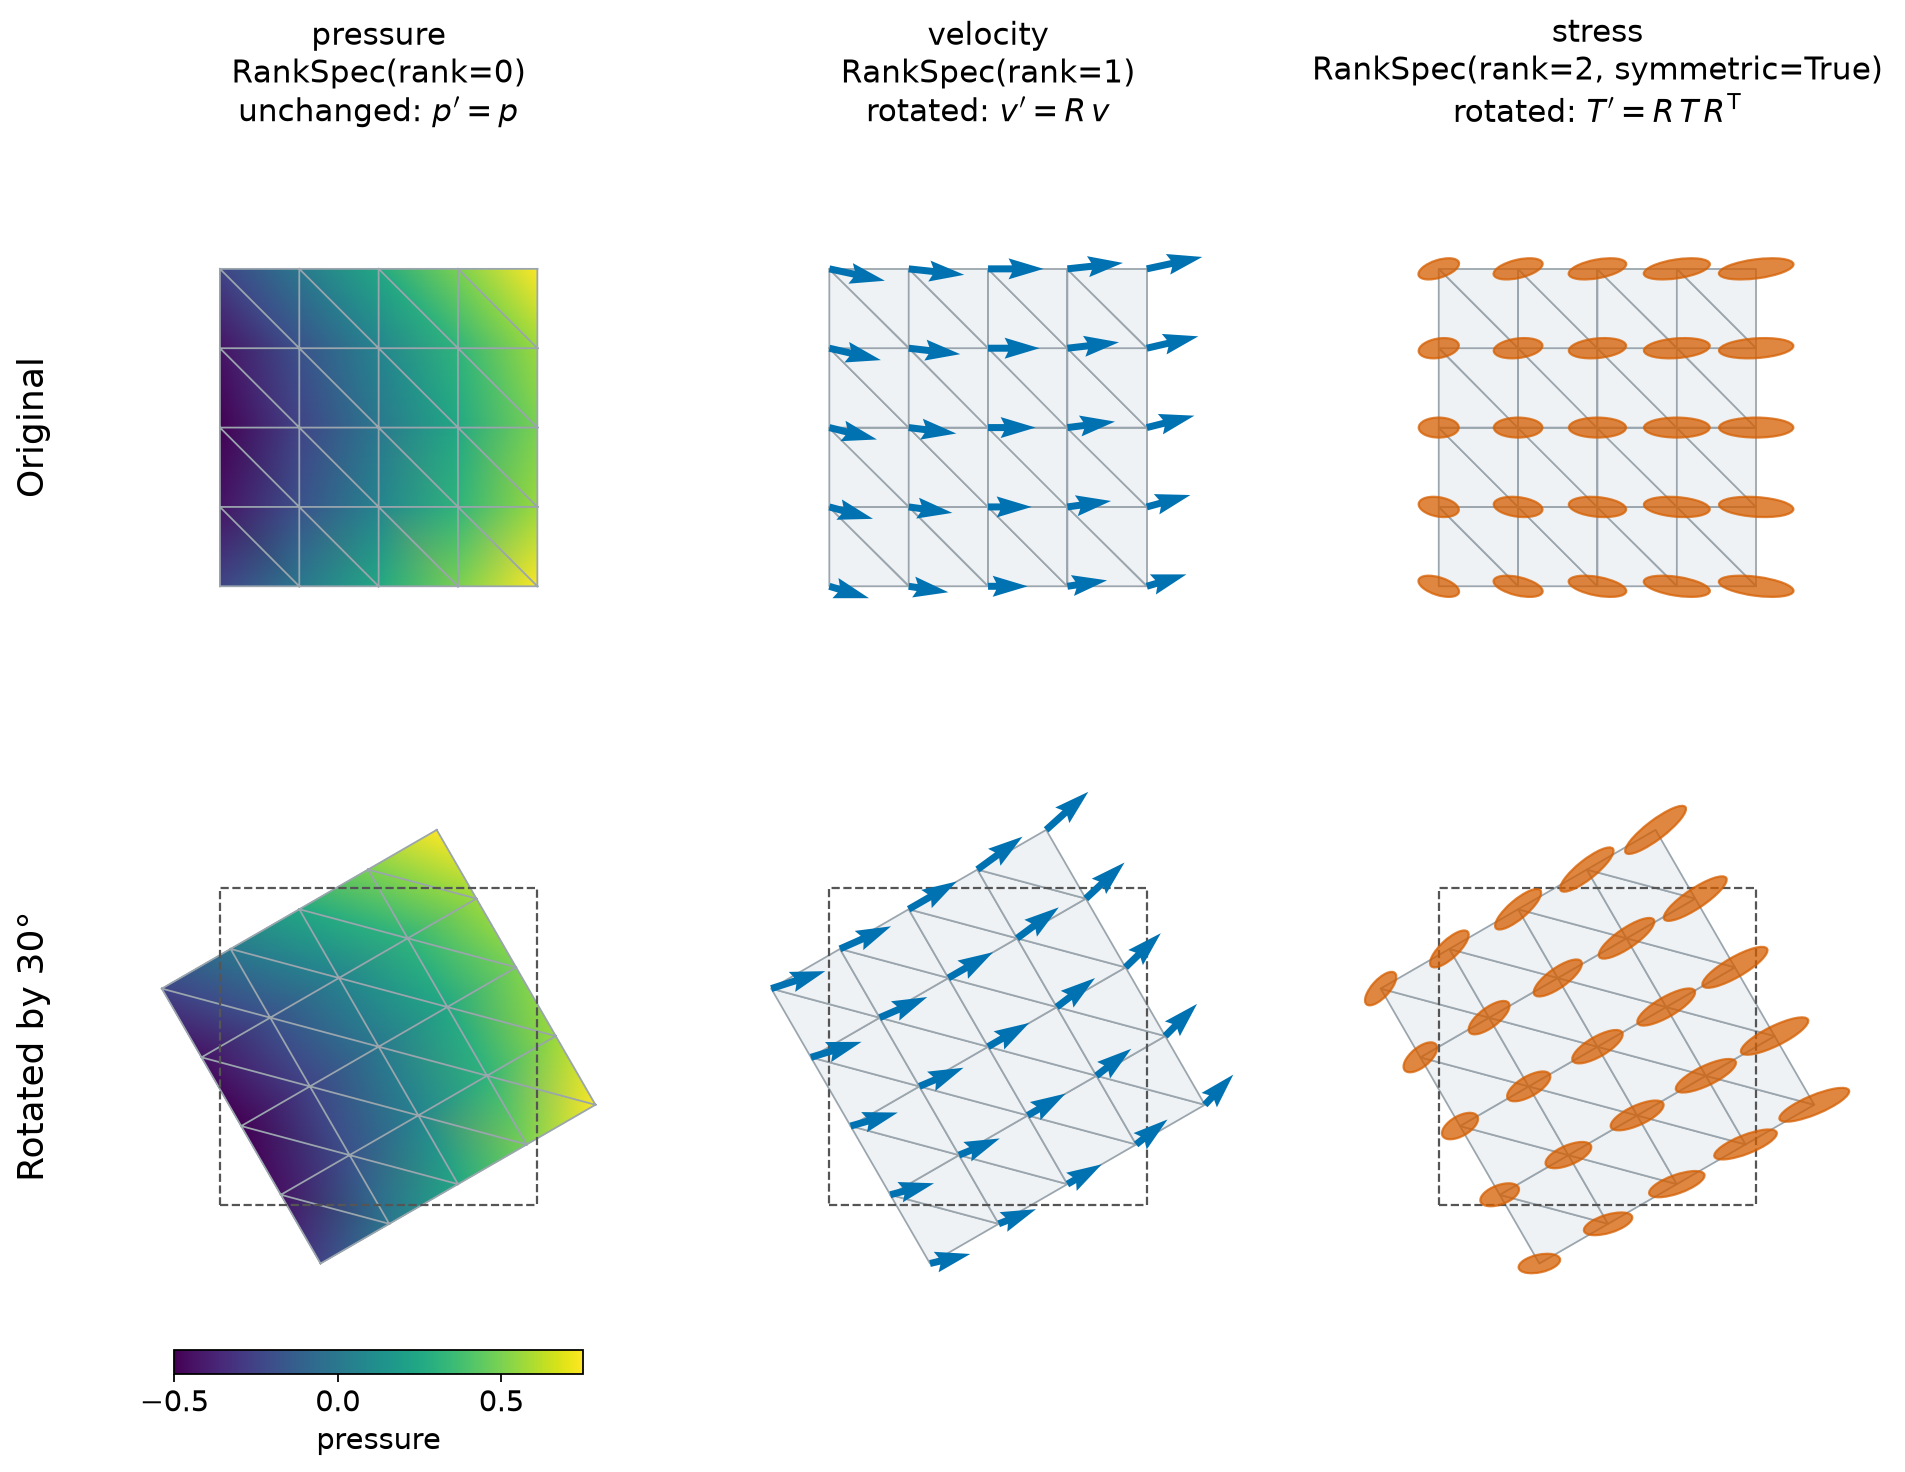

Write the Python code that produced this figure.
# SPDX-FileCopyrightText: Copyright (c) 2023 - 2026 NVIDIA CORPORATION & AFFILIATES.
# SPDX-FileCopyrightText: All rights reserved.
# SPDX-License-Identifier: Apache-2.0
#
# Licensed under the Apache License, Version 2.0 (the "License");
# you may not use this file except in compliance with the License.
# You may obtain a copy of the License at
#
# http://www.apache.org/licenses/LICENSE-2.0
#
# Unless required by applicable law or agreed to in writing, software
# distributed under the License is distributed on an "AS IS" BASIS,
# WITHOUT WARRANTIES OR CONDITIONS OF ANY KIND, either express or implied.
# See the License for the specific language governing permissions and
# limitations under the License.

"""Render scalar, vector, and rank-2 tensor fields before and after a rotation."""

import math
from pathlib import Path

import matplotlib

matplotlib.use("Agg")

import matplotlib.pyplot as plt
import torch
from matplotlib.collections import PolyCollection
from matplotlib.patches import Ellipse, Polygon
from matplotlib.tri import Triangulation

from physicsnemo.mesh.fields import FieldSchema
from physicsnemo.mesh.primitives.planar import unit_square

OUTPUT = Path(__file__).parent / "fields_rank_transforms.png"

ANGLE = math.radians(30.0)
EDGE_COLOR = "#9aa5ad"
FACE_COLOR = "#eef2f5"
VECTOR_COLOR = "#0072b2"
TENSOR_COLOR = "#d55e00"
LIMIT = 0.8
SQUARE = [[-0.5, -0.5], [0.5, -0.5], [0.5, 0.5], [-0.5, 0.5]]

plt.rcParams.update({"font.size": 13})


def _draw_mesh(axis, mesh, *, scalar=None, norm=None):
    """Draw the triangles, filled with a scalar field or a flat color."""

    points = mesh.points.numpy()
    cells = mesh.cells.numpy()
    if scalar is None:
        axis.add_collection(
            PolyCollection(
                points[cells],
                facecolors=FACE_COLOR,
                edgecolors=EDGE_COLOR,
                linewidths=0.8,
            )
        )
        return None
    triangulation = Triangulation(points[:, 0], points[:, 1], cells)
    image = axis.tripcolor(
        triangulation, scalar.numpy(), cmap="viridis", norm=norm, shading="gouraud"
    )
    axis.triplot(triangulation, color=EDGE_COLOR, linewidth=0.8)
    return image


def _draw_ellipses(axis, points, tensors, scale):
    """Draw each symmetric positive-definite tensor as an ellipse."""

    eigenvalues, eigenvectors = torch.linalg.eigh(tensors)
    for center, values, vectors in zip(points, eigenvalues, eigenvectors):
        major = vectors[:, 1]
        axis.add_patch(
            Ellipse(
                center.tolist(),
                width=2 * scale * float(values[1]),
                height=2 * scale * float(values[0]),
                angle=math.degrees(math.atan2(major[1], major[0])),
                facecolor=TENSOR_COLOR,
                edgecolor=TENSOR_COLOR,
                alpha=0.75,
                zorder=3,
            )
        )


def main():
    """Generate the documentation image."""

    mesh = unit_square.load(subdivisions=2).translate([-0.5, -0.5])
    x, y = mesh.points.unbind(dim=-1)
    mesh.point_data["pressure"] = x + y**2
    mesh.point_data["velocity"] = torch.stack([0.6 + 0.2 * y, 0.3 * x], dim=-1)
    stress = torch.zeros(mesh.n_points, 2, 2)
    stress[:, 0, 0] = 1.0 + 0.6 * x
    stress[:, 0, 1] = stress[:, 1, 0] = 0.25 * y
    stress[:, 1, 1] = 0.35
    mesh.point_data["stress"] = stress

    schema = FieldSchema.parse(
        {
            "pressure": {"rank": 0},
            "velocity": {"rank": 1},
            "stress": {"rank": 2, "symmetric": True},
        }
    )
    schema.check(mesh.point_data, label="point data")

    rotated = mesh.rotate(ANGLE, transform_point_data=True)
    schema.check(rotated.point_data, label="rotated point data")

    R = torch.tensor(
        [[math.cos(ANGLE), -math.sin(ANGLE)], [math.sin(ANGLE), math.cos(ANGLE)]]
    )
    torch.testing.assert_close(rotated.points, mesh.points @ R.T)
    torch.testing.assert_close(
        rotated.point_data["pressure"], mesh.point_data["pressure"]
    )
    torch.testing.assert_close(
        rotated.point_data["velocity"], mesh.point_data["velocity"] @ R.T
    )
    torch.testing.assert_close(rotated.point_data["stress"], R @ stress @ R.T)

    norm = plt.Normalize(
        float(mesh.point_data["pressure"].min()),
        float(mesh.point_data["pressure"].max()),
    )
    titles = (
        f"pressure  {schema['pressure']}\n" r"unchanged: $p' = p$",
        f"velocity  {schema['velocity']}\n" r"rotated: $v' = R\,v$",
        f"stress  {schema['stress']}\n" r"rotated: $T' = R\,T\,R^{\mathsf{T}}$",
    )
    rows = (("Original", mesh), ("Rotated by 30°", rotated))

    figure, axes = plt.subplots(2, 3, figsize=(13.0, 9.6))
    for row, (row_label, panel_mesh) in enumerate(rows):
        points = panel_mesh.points
        data = panel_mesh.point_data
        image = _draw_mesh(axes[row, 0], panel_mesh, scalar=data["pressure"], norm=norm)
        _draw_mesh(axes[row, 1], panel_mesh)
        axes[row, 1].quiver(
            points[:, 0].numpy(),
            points[:, 1].numpy(),
            data["velocity"][:, 0].numpy(),
            data["velocity"][:, 1].numpy(),
            color=VECTOR_COLOR,
            angles="xy",
            scale_units="xy",
            scale=4.0,
            width=0.012,
            zorder=3,
        )
        _draw_mesh(axes[row, 2], panel_mesh)
        _draw_ellipses(axes[row, 2], points, data["stress"], scale=0.08)
        axes[row, 0].set_ylabel(row_label, fontsize=16, labelpad=10)
        for axis in axes[row]:
            if row == 1:
                axis.add_patch(
                    Polygon(
                        SQUARE,
                        fill=False,
                        edgecolor="#555555",
                        linestyle="--",
                        linewidth=1.0,
                    )
                )
            axis.set_xlim(-LIMIT, LIMIT)
            axis.set_ylim(-LIMIT, LIMIT)
            axis.set_aspect("equal")
            axis.set_xticks([])
            axis.set_yticks([])
    for axis, title in zip(axes[0], titles, strict=True):
        axis.set_title(title, fontsize=14)

    colorbar = figure.colorbar(
        image, ax=axes[:, 0], location="left", shrink=0.6, pad=0.12
    )
    colorbar.set_label("pressure")
    figure.savefig(OUTPUT, dpi=160, facecolor="white", bbox_inches="tight")
    plt.close(figure)
    print(f"Saved {OUTPUT}")


if __name__ == "__main__":
    main()
